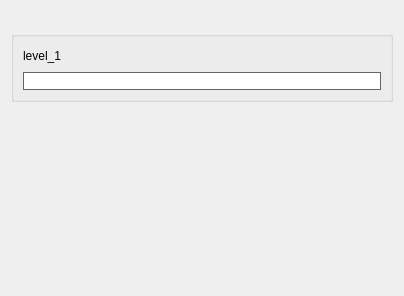
<?xml version="1.0" encoding="UTF-8"?>
<ui version="4.0">
 <class>Dialog</class>
 <widget class="QDialog" name="Dialog">
  <property name="geometry">
   <rect>
    <x>0</x>
    <y>0</y>
    <width>404</width>
    <height>296</height>
   </rect>
  </property>
  <property name="windowTitle">
   <string>Dialog</string>
  </property>
  <layout class="QVBoxLayout" name="verticalLayout_3">
   <item>
    <widget class="QWidget" name="top_widget" native="true">
     <layout class="QVBoxLayout" name="level_top_layout">
      <property name="spacing">
       <number>0</number>
      </property>
      <property name="leftMargin">
       <number>0</number>
      </property>
      <property name="topMargin">
       <number>0</number>
      </property>
      <property name="rightMargin">
       <number>0</number>
      </property>
      <property name="bottomMargin">
       <number>0</number>
      </property>
      <item>
       <layout class="QHBoxLayout" name="horizontalLayout">
        <item>
         <widget class="QPushButton" name="level_plus_btn">
          <property name="styleSheet">
           <string notr="true">background-color: rgba(255, 255, 255, 0);
border: 0px;</string>
          </property>
          <property name="text">
           <string/>
          </property>
          <property name="icon">
           <iconset>
            <normaloff>../icon/add_level.png</normaloff>../icon/add_level.png</iconset>
          </property>
         </widget>
        </item>
        <item>
         <spacer name="horizontalSpacer_2">
          <property name="orientation">
           <enum>Qt::Horizontal</enum>
          </property>
          <property name="sizeHint" stdset="0">
           <size>
            <width>383</width>
            <height>20</height>
           </size>
          </property>
         </spacer>
        </item>
       </layout>
      </item>
      <item>
       <widget class="QGroupBox" name="level_1_grp">
        <property name="title">
         <string/>
        </property>
        <layout class="QVBoxLayout" name="level_1_layout">
         <item>
          <layout class="QHBoxLayout" name="Hboxlayout">
           <item>
            <widget class="QLabel" name="label">
             <property name="styleSheet">
              <string notr="true">background-color: rgba(255, 255, 255, 0);</string>
             </property>
             <property name="text">
              <string>level_1</string>
             </property>
            </widget>
           </item>
           <item>
            <spacer name="horizontalSpacer">
             <property name="orientation">
              <enum>Qt::Horizontal</enum>
             </property>
             <property name="sizeHint" stdset="0">
              <size>
               <width>40</width>
               <height>20</height>
              </size>
             </property>
            </spacer>
           </item>
           <item>
            <widget class="QPushButton" name="firstlevel_plus_btn">
             <property name="styleSheet">
              <string notr="true">background-color: rgba(255, 255, 255, 0);
border: 0px;</string>
             </property>
             <property name="text">
              <string/>
             </property>
             <property name="icon">
              <iconset>
               <normaloff>../icon/add_level.png</normaloff>../icon/add_level.png</iconset>
             </property>
            </widget>
           </item>
          </layout>
         </item>
         <item>
          <widget class="QLineEdit" name="first_level_le_1">
           <property name="styleSheet">
            <string notr="true">border: 1px solid rgb(100,100,100);</string>
           </property>
          </widget>
         </item>
        </layout>
       </widget>
      </item>
      <item>
       <spacer name="sapcer_a">
        <property name="orientation">
         <enum>Qt::Vertical</enum>
        </property>
        <property name="sizeHint" stdset="0">
         <size>
          <width>20</width>
          <height>187</height>
         </size>
        </property>
       </spacer>
      </item>
     </layout>
    </widget>
   </item>
  </layout>
 </widget>
 <resources/>
 <connections/>
</ui>
